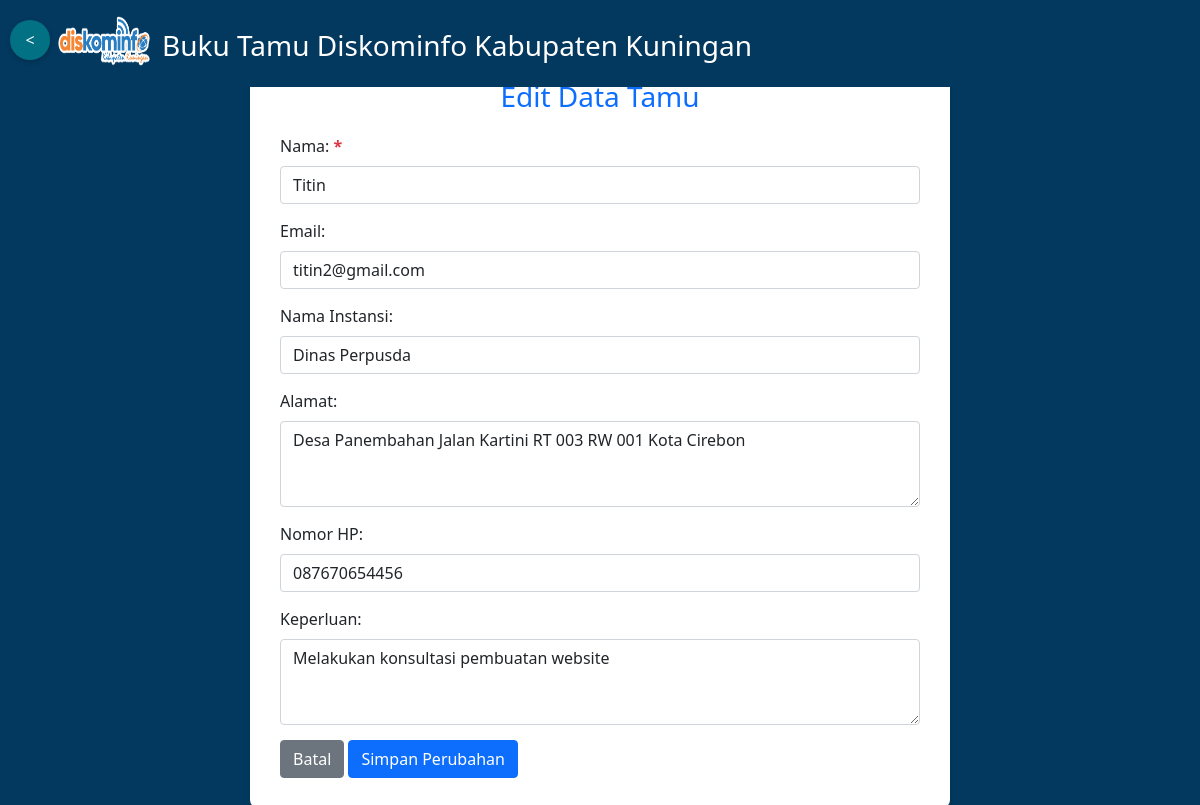
Screenshot of /edit/1 with the database file from the repository.
### app.py (models this page shows, shortened)
class Tamu(db.Model):
    __tablename__ = 'tamu'
    id = db.Column(db.Integer, primary_key=True)
    nama = db.Column(db.String(100), nullable=False)
    email = db.Column(db.String(50), nullable=True)
    alamat = db.Column(db.Text, nullable=False)
    nomor_hp = db.Column(db.String(15), nullable=False)
    face_encoding = db.Column(db.Text, nullable=True)

class Visit(db.Model):
    __tablename__ = 'visit'
    id = db.Column(db.Integer, primary_key=True)
    tamu_id = db.Column(db.Integer, db.ForeignKey('tamu.id'), nullable=False)
    nama_instansi = db.Column(db.String(100), nullable=True)
    tanggal = db.Column(db.Date, nullable=False, default=datetime.today().date)
    jam = db.Column(db.Time, nullable=False, default=datetime.now().time)
    pesan = db.Column(db.Text, nullable=False)
    tamu = db.relationship('Tamu', backref='visits')

### app.py (the view, shortened to what this page needs)
@app.route("/edit/<int:id>", methods=["GET", "POST"])
def edit_tamu(id):
    tamu = Tamu.query.get_or_404(id)
    kunjungan = Visit.query.filter_by(tamu_id=id).order_by(Visit.tanggal.desc(), Visit.jam.desc()).first()
    return render_template("edit_tamu.html", tamu=tamu, kunjungan=kunjungan)

### templates/edit_tamu.html (shortened to what this page needs)
<!DOCTYPE html>
<html lang="en">
<head>
    <link href="https://cdn.jsdelivr.net/npm/bootstrap@5.3.0-alpha3/dist/css/bootstrap.min.css" rel="stylesheet">
    <link rel="stylesheet" href="{{ url_for('static', filename='css/styles1.css') }}">
    <link rel="stylesheet" href="{{ url_for('static', filename='bootstrap/css/bootstrap.min.css') }}">
</head>
<body>
    <header class="bg-dark text-white p-3 fixed-top" style="background-color: #03395f !important;">
        <div class="container d-flex">
            <a href="{{ url_for('home') }}" class="back-btn">&lt;</a>
            <img src="{{ url_for('static', filename='images/LogoDiskominfostroke.png') }}" alt="Diskominfo Logo" class="me-2">
            <h1 class="h3" style="padding-top: 13px !important;">Buku Tamu Diskominfo Kabupaten Kuningan</h1>
        </div>
    </header>
    <div class="main_body">
        <div class="form-container">
            <h1 class="edittamu text-center text-primary">Edit Data Tamu</h1>
            <form method="POST" action="{{ url_for('edit_tamu', id=tamu.id) }}">
                <div class="form-group">
                    <label for="nama" class="form-label">Nama: <span class="text-danger">*</span></label>
                    <input type="text" id="nama" name="nama" class="form-control" value="{{ tamu.nama }}" required>
                </div>
                <div class="form-group">
                    <label for="email" class="form-label">Email:</label>
                    <input type="email" id="email" name="email" class="form-control" value="{{ tamu.email }}">
                </div>
                <div class="form-group">
                    <label for="nama_instansi" class="form-label">Nama Instansi:</label>
                    <input type="text" name="nama_instansi" id="nama_instansi" class="form-control" value="{{ kunjungan.nama_instansi }}" >
                </div>
                <div class="form-group">
                    <label for="alamat" class="form-label">Alamat:</label>
                    <textarea name="alamat" id="alamat" class="form-control" rows="3" required>{{ tamu.alamat }}</textarea>
                </div>
                <div class="form-group">
                    <label for="nomor_hp" class="form-label">Nomor HP:</label>
                    <input type="tel" name="nomor_hp" id="nomor_hp" class="form-control" value="{{ tamu.nomor_hp }}" required>
                </div>
                <div class="form-group">
                    <label for="pesan" class="form-label">Keperluan:</label>
                    <textarea id="pesan" name="pesan" class="form-control" rows="3" required>{{ kunjungan.pesan }}</textarea>
                </div>
                <div>
                    <a href="{{ url_for('daftar_tamu') }}" class="btn btn-secondary">Batal</a>
                    <button type="submit" class="btn btn-primary">Simpan Perubahan</button>
                </div>
            </form>
        </div>
    </div>
</body>
</html>

### static/css/styles1.css (style rules this page uses)
.back-btn { position: fixed; top: 20px; left: 10px; width: 40px; height: 40px; border-radius: 50%; background-color: #027184; color: white; display: flex; justify-content: center; align-items: center; text-decoration: none; box-shadow: 0 2px 5px rgba(0, 0, 0, 0.2); }
.main_body { background-color: #03395f; padding-top: 50px; }
.form-container { background-color: white; border-radius: 8px; box-shadow: 0 4px 6px rgba(0, 0, 0, 0.1); padding: 30px; max-width: 700px; margin: auto; }
.form-label span { font-weight: bold; }
img { width: 100px; height: 50px; }
.edittamu { font-size: 1.75rem; margin-bottom: 20px; font-weight: normal; text-shadow: none; letter-spacing: normal; text-transform: none; }
.form-group { margin-bottom: 15px; }

### rows the page displays
Tamu: nama "Titin", email "titin2@gmail.com", alamat "Desa Panembahan Jalan Kartini RT 003 RW 001 Kota Cirebon", nomor_hp "087670654456"
Visit: nama_instansi "Dinas Perpusda", pesan "Melakukan konsultasi pembuatan website"
